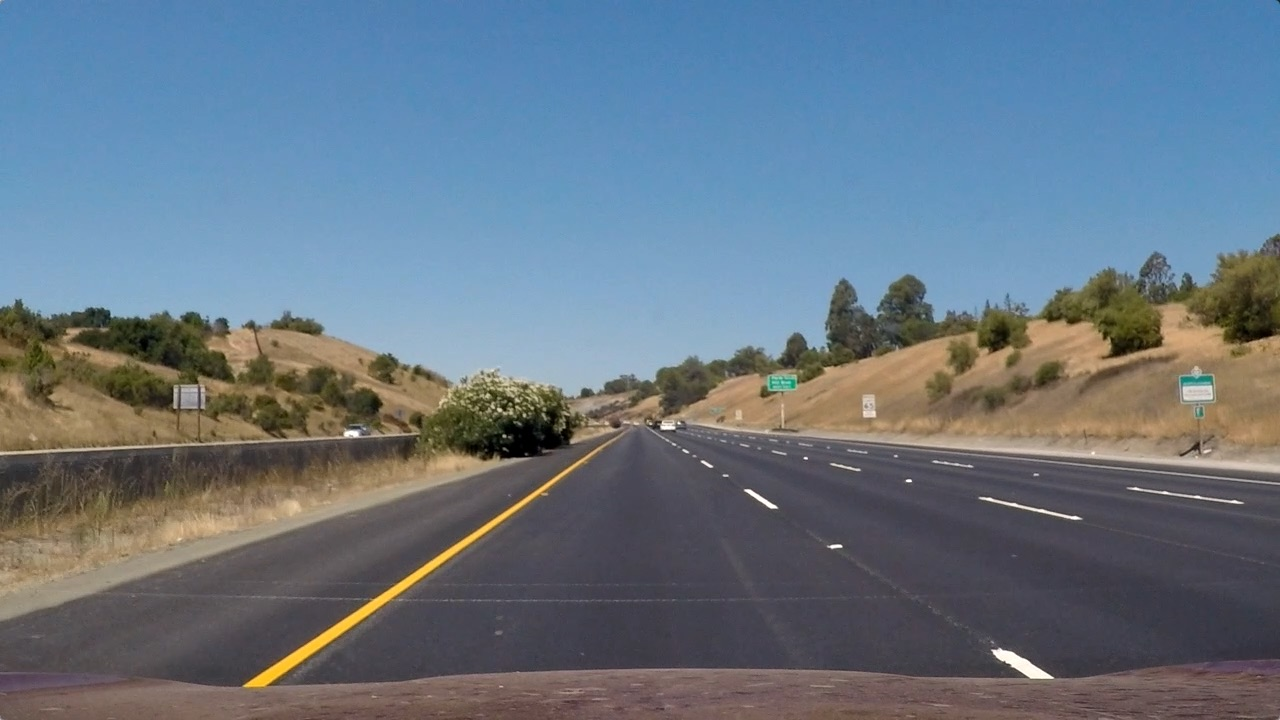
#> input picture test_images/straight_lines1.jpg, 1280 x 720 px; its folder holds 5 pictures in this run
$ python binary_threshold.py   (older library calls are emulated)
#> lines starting #> are read from the running program, lines starting #| are printed output that depends on the picture
import cv2
import numpy as np
import matplotlib.pyplot as plt
import matplotlib.image as mpimg
import glob

# [12 lines left out: function dir_threshold, not called in this run]

def abs_sobel_threshold(img, orient='x', sobel_kernel=3, thresh=(0, 255)):
    """Selects pixels whose gradient in one direction is within a certain range"""

    # Calculate directional gradient
    gray = cv2.cvtColor(img, cv2.COLOR_RGB2GRAY)
    if orient == 'x':
        sobel = cv2.Sobel(gray, cv2.CV_64F, 1, 0, ksize=sobel_kernel)
    else:
        sobel = cv2.Sobel(gray, cv2.CV_64F, 0, 1, ksize=sobel_kernel)

    abs_sobel = np.absolute(sobel)
    abs_sobel = np.uint8(255*abs_sobel/np.max(abs_sobel))
    # Apply threshold
    grad_binary = np.zeros_like(sobel)
    grad_binary[(thresh[0] <= abs_sobel) & (abs_sobel <= thresh[1])] = 1
    return grad_binary

def saturation_threshold(img, thresh=(0,255)):
    """Selects pixels whose HLS saturation is within a certain range"""
    hls = cv2.cvtColor(img, cv2.COLOR_RGB2HLS)
    s_chanel = hls[:, :, 2]
    s_binary = np.zeros_like(s_chanel)
    s_binary[(thresh[0] < s_chanel) & (s_chanel <= thresh[1])] = 1
    return s_binary

def red_threshold(img, thresh=(0,255)):
    """Selects pixels whose r value is within a certain range"""
    r_chanel = img[:, :, 0]
    r_binary = np.zeros_like(r_chanel)
    r_binary[(thresh[0] <= r_chanel) & (r_chanel <= thresh[1])] = 1
    return r_binary

def mask_binary(img, points):
    """Selects pixels within the polygon described by 'points'"""
    gray = cv2.cvtColor(img, cv2.COLOR_RGB2GRAY)
    mask = np.ones_like(gray)
    vertices = np.array(points, dtype=np.int32)
    cv2.fillPoly(mask, [vertices], 0)
    return mask

def binary_threshold(img, color = False):

    # Apply each of the thresholding functions
    s_binary = saturation_threshold(img, thresh=(170, 190))
    r_binary = red_threshold(img, thresh=(230, 255))
    xgrad_binary = abs_sobel_threshold(img, orient='x', sobel_kernel=3, thresh=(20, 255))

    # Apply mask
    points = np.array([[370, 720], [910, 720], [640, 500]])
    mask = mask_binary(img, points)

    if color:
        color_binary = np.dstack((r_binary, xgrad_binary, s_binary))
        return color_binary

    combined_binary = np.zeros_like(r_binary)
    combined_binary[((r_binary == 1) | (xgrad_binary == 1) | (s_binary == 1)) & (mask != 0)] = 1

    return combined_binary

if __name__ == "__main__":
    # See what is happening to the test images (useful in debugging)
    image_urls = glob.glob('test_images/*.jpg')

    for url in image_urls:
        img = mpimg.imread(url)
#> img is the input picture: shape (720, 1280, 3); mean R, G, B 103.2, 117.7, 131.2

        plt.imshow(binary_threshold(img), cmap='gray')
#> in binary_threshold, `s_binary = saturation_threshold(img, thresh=(170, 190))`:
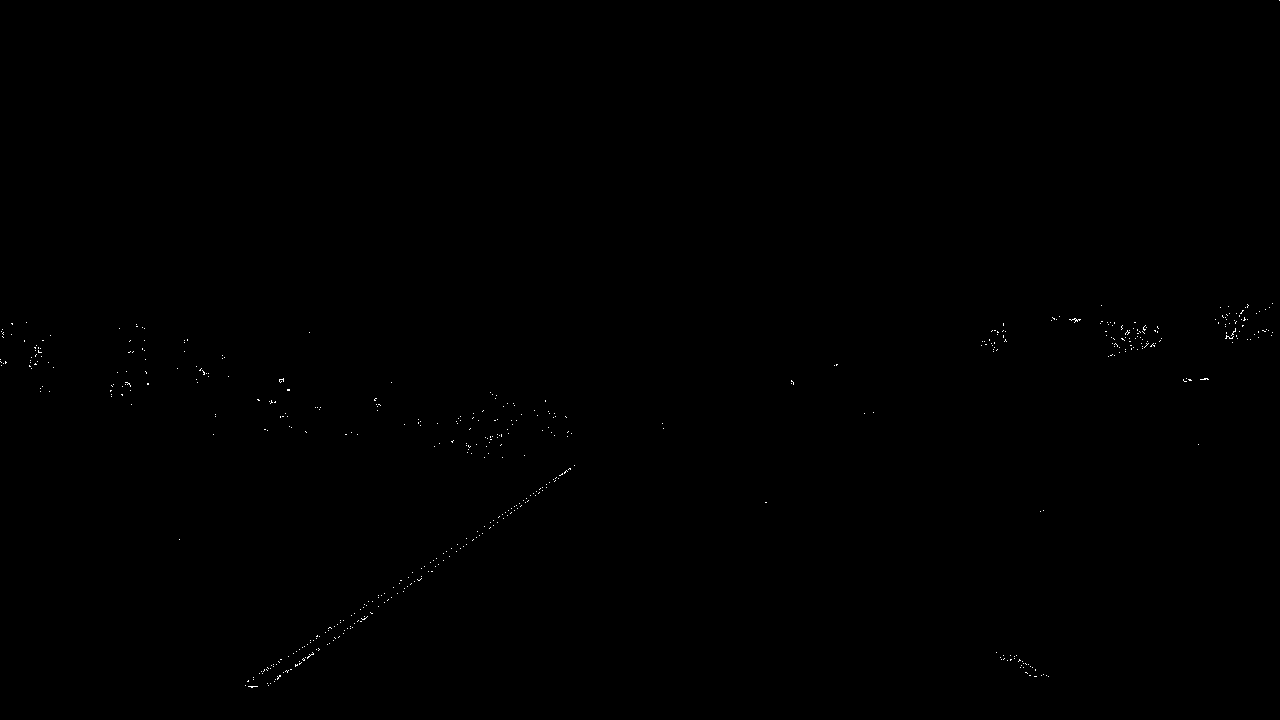
#> s_binary: shape (720, 1280); values 0 (black) and 1 (white), 0.1% white in thin lines or dots
        plt.show()
#> pass 2 of the loop `for url in image_urls:`:
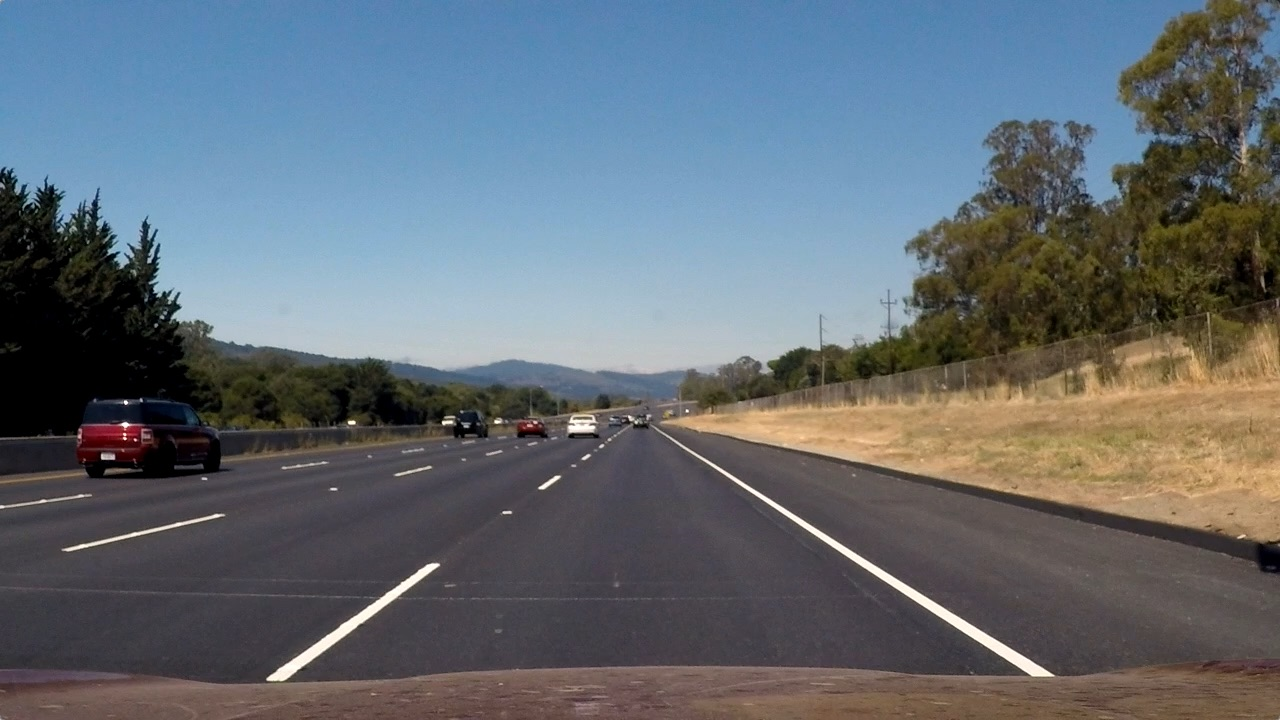
#> input picture test_images/straight_lines2.jpg, 1280 x 720 px
#> img is the input picture: shape (720, 1280, 3); mean R, G, B 99.4, 107.7, 115.1
#> in binary_threshold (call 2), `s_binary = saturation_threshold(img, thresh=(170, 190))`:
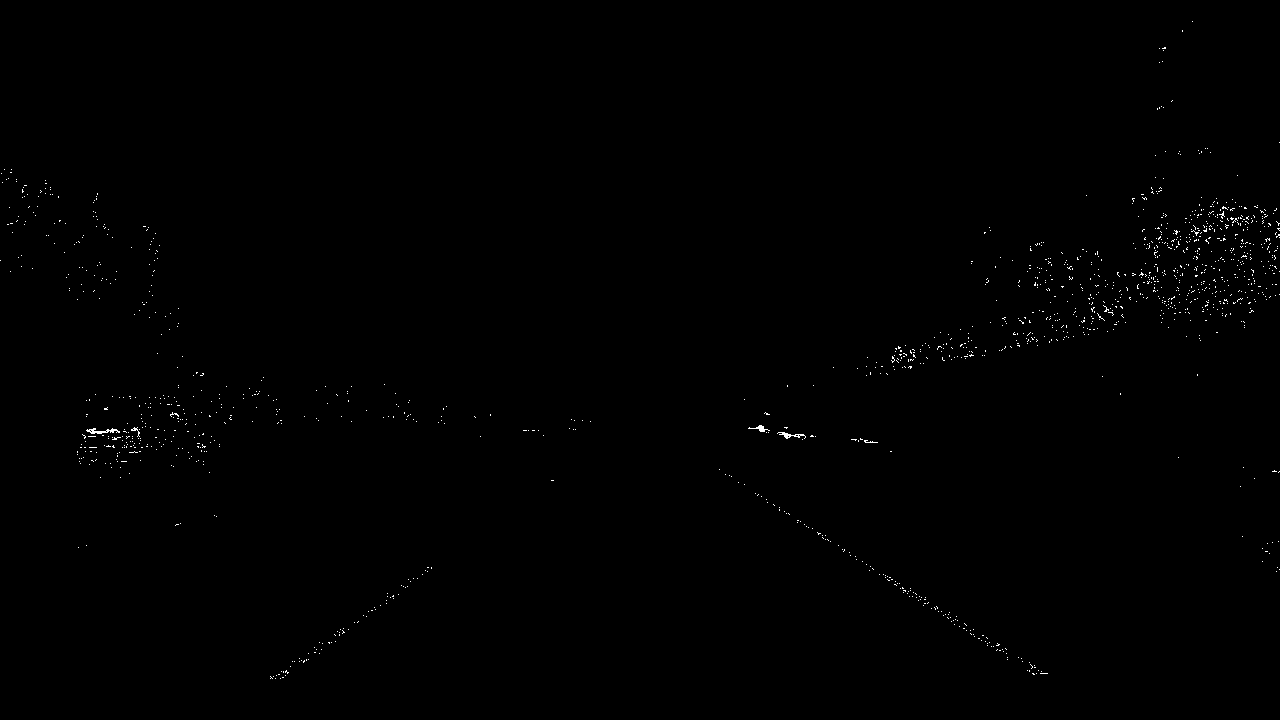
#> s_binary: shape (720, 1280); values 0 (black) and 1 (white), 0.3% white in thin lines or dots
#> `plt.show()`:
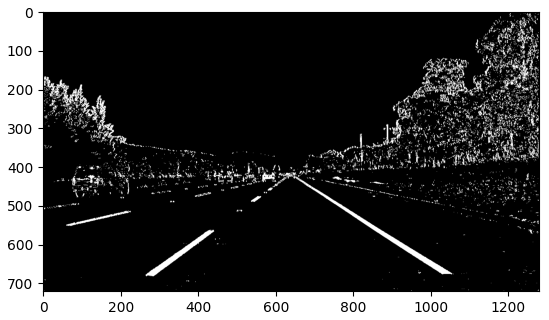
#> figure drawn by matplotlib, 1 panel
#> pass 3 of the loop `for url in image_urls:`:
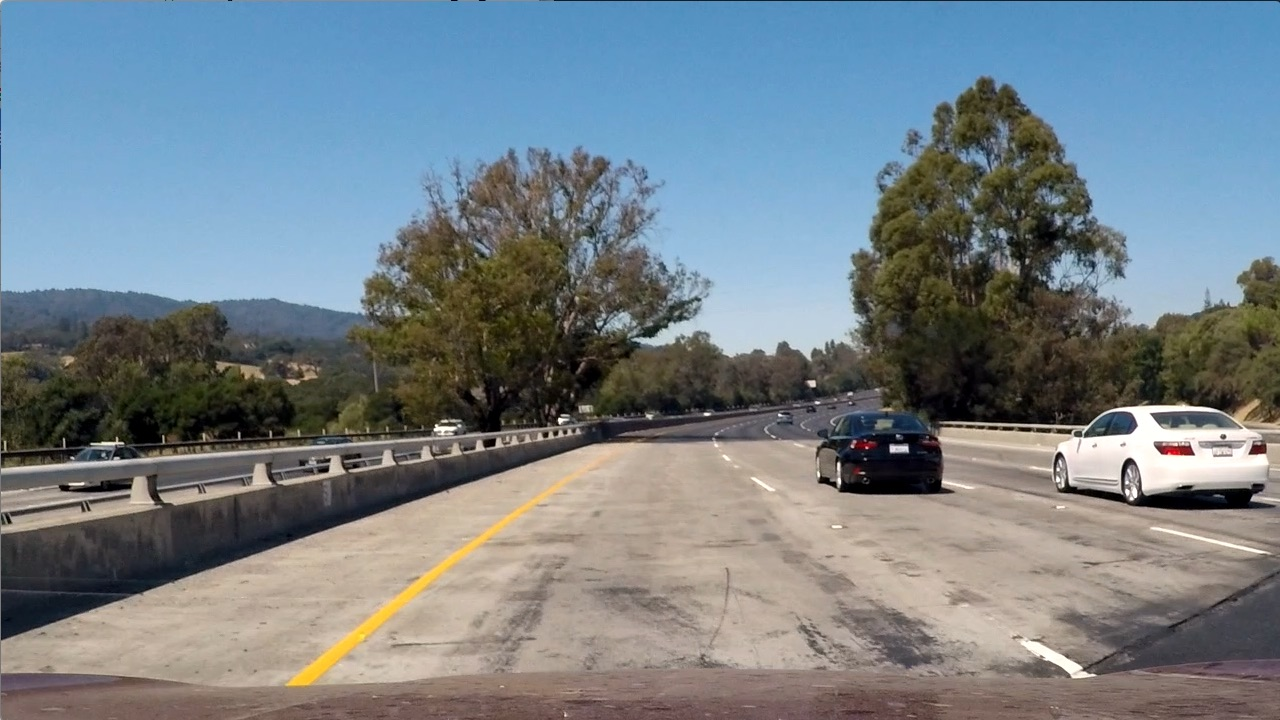
#> input picture test_images/test1.jpg, 1280 x 720 px
#> img is the input picture: shape (720, 1280, 3); mean R, G, B 117.5, 128.7, 135.5
#> in binary_threshold (call 3), `s_binary = saturation_threshold(img, thresh=(170, 190))`:
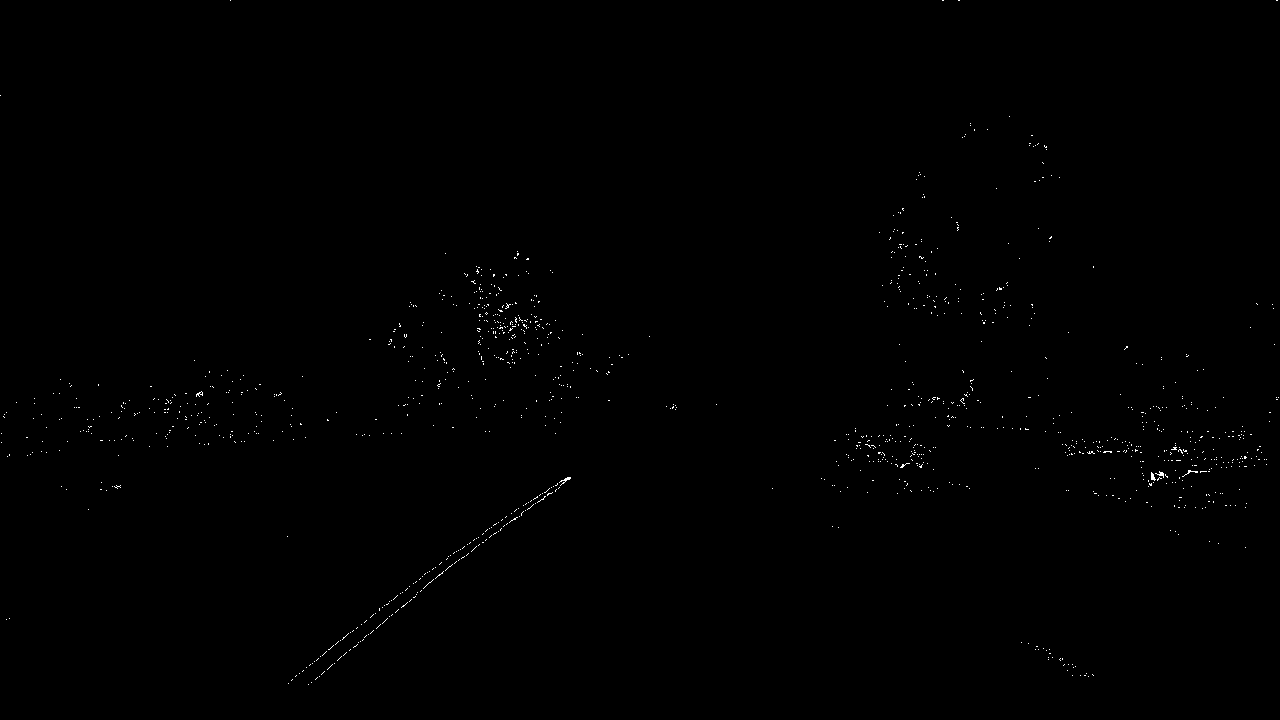
#> s_binary: shape (720, 1280); values 0 (black) and 1 (white), 0.25% white in thin lines or dots
#> `plt.show()`:
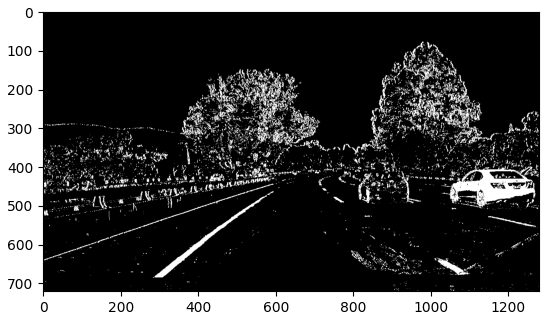
#> figure drawn by matplotlib, 1 panel
#> the loop made 5 passes; the first 3 are shown

    # Save an example color image
    img = mpimg.imread("test_images/test5.jpg")
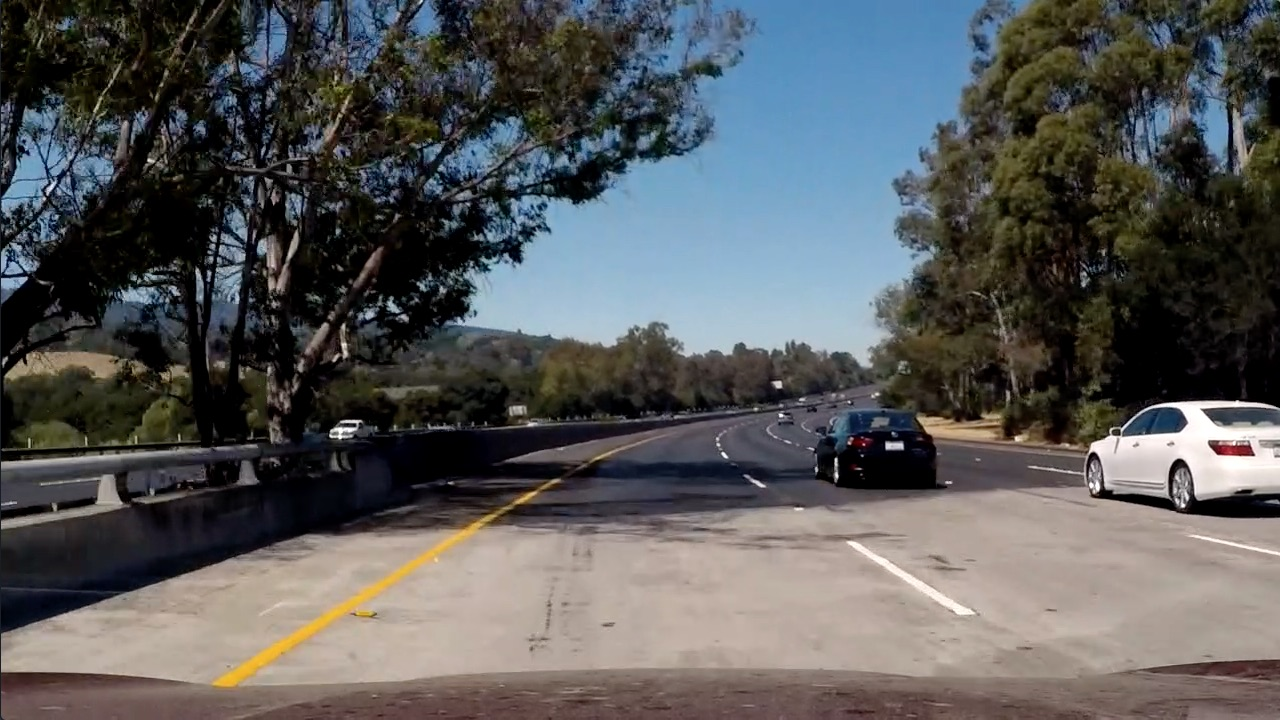
#> input picture test_images/test5.jpg, 1280 x 720 px
#> img is the input picture: shape (720, 1280, 3); mean R, G, B 88.5, 89.3, 89.8
    color_binary = binary_threshold(img, color=True)
#> in saturation_threshold (call 6), `s_chanel = hls[:, :, 2]`:
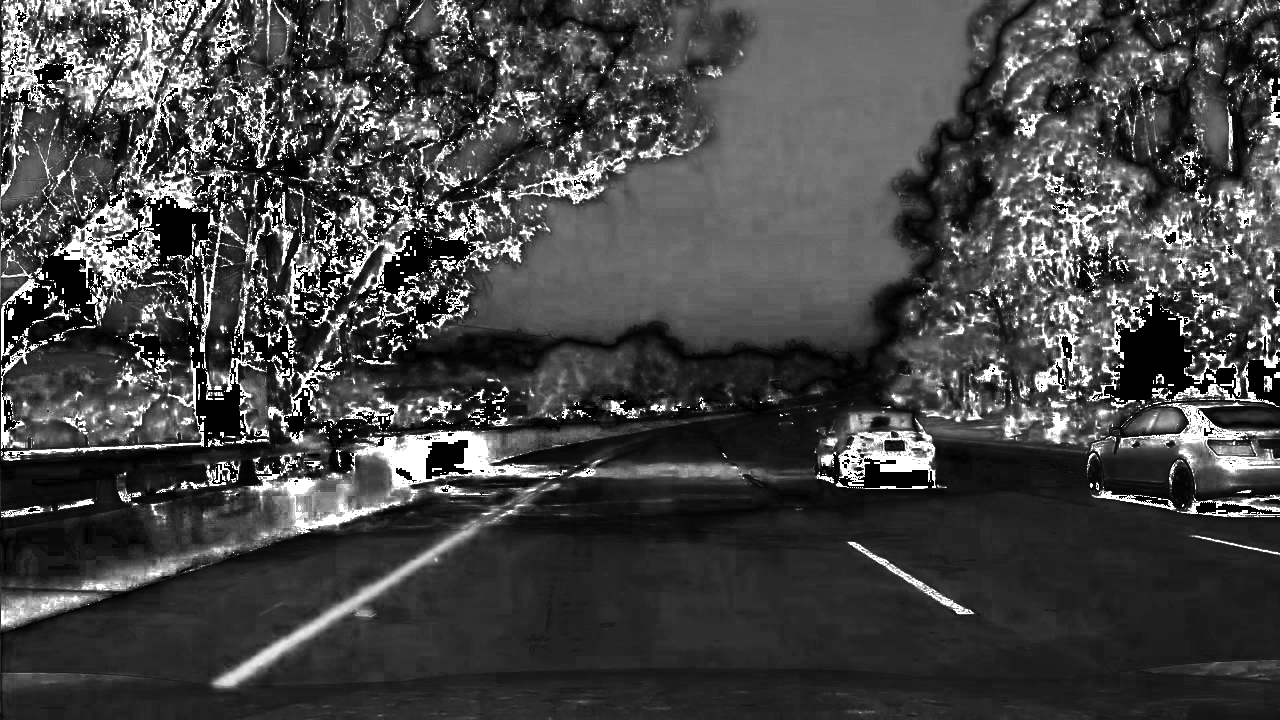
#> s_chanel: shape (720, 1280); min 0, max 255, mean 70.1
#> in binary_threshold (call 6), `xgrad_binary = abs_sobel_threshold(img, orient='x', sobel_kernel=3, th..`:
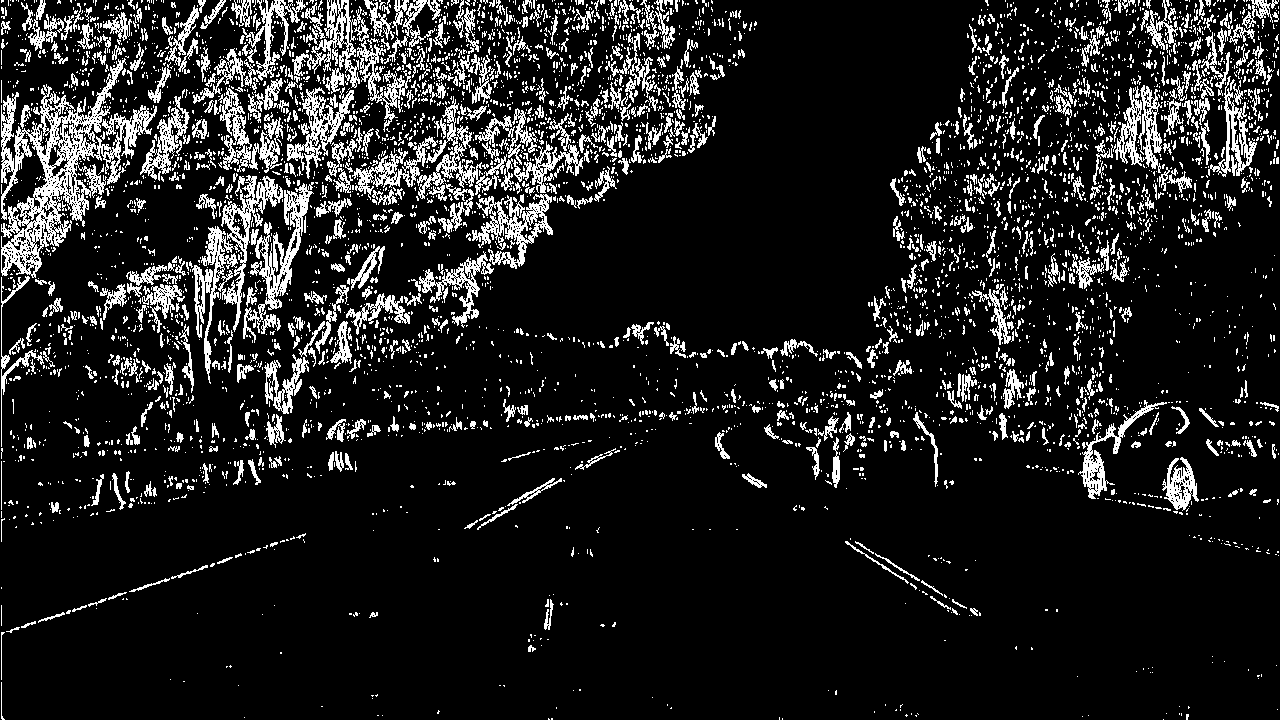
#> xgrad_binary: shape (720, 1280) float64; values 0 (black) and 1 (white), 12.6% white in thin lines or dots
    f, (ax1, ax2) = plt.subplots(1, 2, figsize=(20, 10))
    ax1.set_title('Original Image')
    ax1.imshow(img)
    ax2.set_title('Binary Thresholds')
    ax2.imshow(color_binary)
    plt.savefig("output_images/threshold_example.jpg", bbox_inches='tight')
    plt.close()


    # Apply mask
    gray = cv2.cvtColor(img, cv2.COLOR_RGB2GRAY)
    points = np.array([[370, 720], [910, 720], [640, 500]])
    f, (ax1, ax2) = plt.subplots(1, 2, figsize=(20, 10))
    ax1.set_title('Original Image')
    ax1.imshow(img)

    ax2.set_title('Masked Image')
    mask = mask_binary(img, points)
    masked_image = cv2.bitwise_and(img, img, mask=mask)
    ax2.imshow(masked_image)
    plt.savefig("output_images/mask_example.jpg", bbox_inches='tight')
    plt.close()
